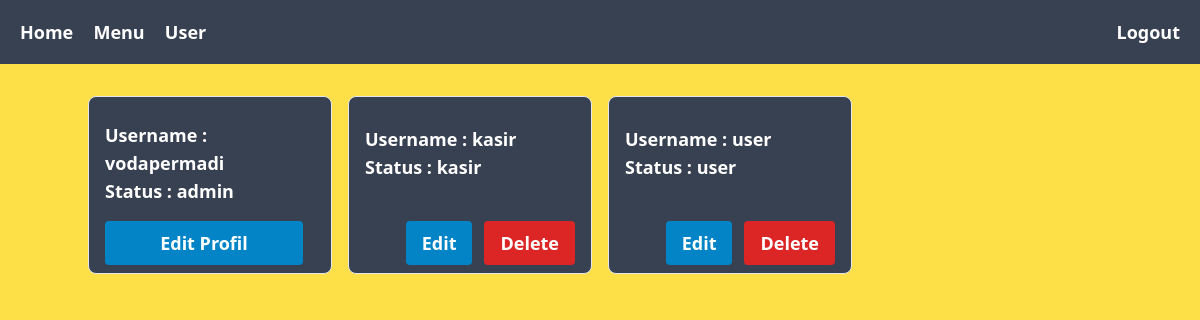
Before: /component/admin/index-user.php (signed in) with the older database file.
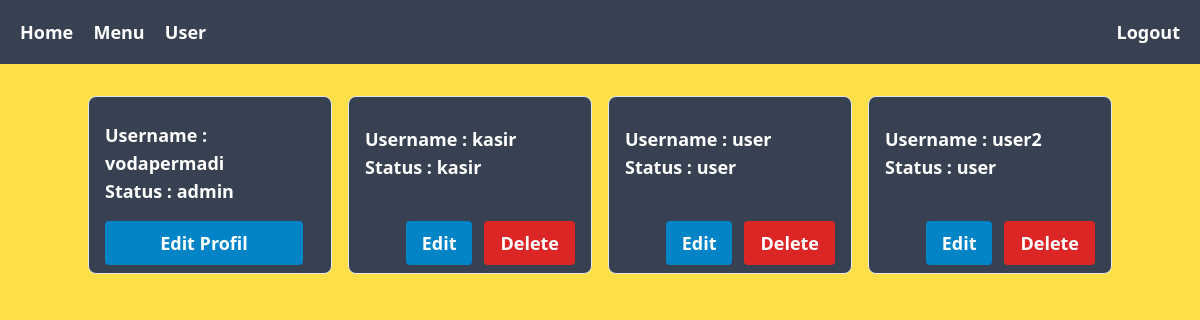
After: the same page with the newer database file.
### tables this page shows
CREATE TABLE `tb_user` (
  `id_user` int(11) NOT NULL,
  `username` varchar(255) NOT NULL,
  `password` varchar(255) NOT NULL,
  `level` enum('admin','kasir','user') NOT NULL
);

### component/admin/index-user.php (the view, shortened to what this page needs)
<?php
include("../../config.php");
$show_user = mysqli_query($connection,"SELECT * FROM tb_user");
?>
<!DOCTYPE html>
<html lang="en">
<head>
    <link rel="stylesheet" href="../../dist/output.css">
</head>
<body class="w-full flex flex-col justify-center items-center bg-yellow-300 select-none">
    <nav class="w-full h-16 mb-8 bg-gray-700 flex justify-between items-center px-5">
        <div class="text-white">
            <a href="../admin/index.php" class="font-bold text-lg mr-4 hover:underline hover:underline-offset-8">Home</a>
            <a href="../menu/menu-admin.php" class="font-bold text-lg mr-4 hover:underline hover:underline-offset-8">Menu</a>
            <a href="./index-user.php" class="font-bold text-lg font-sans hover:underline hover:underline-offset-8">User</a>
        </div>
        <div>
            <a href="../auth/logout.php" onclick="return confirm('yakin ingin logout?')" class="font-bold text-lg font-sans hover:underline hover:underline-offset-8 text-white">Logout</a>
        </div>
    </nav>
    <div class="container w-full h-full grid grid-cols-4 gap-4">
        <?php while ($row = mysqli_fetch_assoc($show_user)) : ?>
            <?php if($row["level"] === "admin"){ ?>
            <div class="flex flex-col py-2 px-4 border rounded-lg bg-gray-700">
                <div class="flex flex-col my-4 h-full justify-center items-start">
                    <span class="text-white font-bold text-lg">Username : <?= $row["username"] ?></span>
                    <span class="text-white font-bold text-lg">Status : <?= $row["level"] ?></span>
                </div>
                <div class="flex h-full items-end flex-row">
                    <a href="update-user.php?id=<?= $row["id_user"] ?>" class="text-white text-center py-2 px-4 bg-sky-600 hover:bg-sky-700 duration-300 font-bold text-lg mr-3 rounded w-full">Edit Profil</a>
                </div>
            </div>
            <?php }?>
            <?php if($row["level"] === "kasir" or $row["level"] === "user" ) {?>
            <div class="flex flex-col py-2 px-4 border rounded-lg bg-gray-700">
                <div class="flex flex-col my-4 h-full justify-center items-start">
                    <span class="text-white font-bold text-lg">Username : <?= $row["username"] ?></span>
                    <span class="text-white font-bold text-lg">Status : <?= $row["level"] ?></span>
                </div>
                <div class="flex justify-end h-full items-end flex-row">
                    <a href="update-user.php?id=<?= $row["id_user"] ?>" class="text-white py-2 px-4 bg-sky-600 hover:bg-sky-700 duration-300 font-bold text-lg mr-3 rounded">Edit</a>
                    <a href="delete-user.php?id=<?= $row["id_user"] ?>" onclick="return confirm('ingin hapus data ini?')" class="text-white py-2 px-4 bg-red-600 hover:bg-red-700 duration-300 font-bold text-lg rounded">Delete</a>
                </div>
            </div>
            <?php } ?>
        <?php endwhile ?>
    </div>
</body>
</html>

Changed rows visible on the page:
added tb_user: username "user2", level "user"
